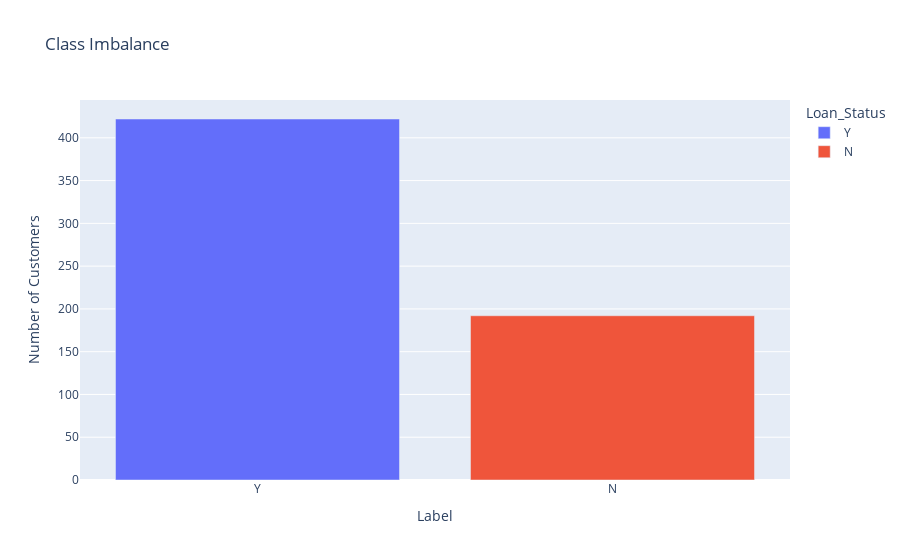

Notebook cell for this chart:
### Markdown cell above
### Univariate analysis

### Code cell
# Prepare data to display
labels = (
    df['Loan_Status']
    .astype('str')
    .str.replace('0','No', regex=True)
    .str.replace('1','Yes', regex=True)
    .value_counts()
)

# Create figure using Plotly
fig = px.bar(
    data_frame=labels, 
    x=labels.index, 
    y=labels.values, 
    title=f'Class Imbalance', 
    color=labels.index
)

# Add titles & Display figure
fig.update_layout(xaxis_title='Label', yaxis_title='Number of Customers')
fig.show()

### Figure 1 — Plotly figure (JSON) as saved in the notebook; plotly's stock layout.template omitted (floating-point values rounded to 4 significant figures)
{"data": [{"alignmentgroup": "True", "hovertemplate": "Loan_Status=%{x}<br>y=%{y}<extra></extra>", "legendgroup": "Y", "marker": {"color": "#636efa", "pattern": {"shape": ""}}, "name": "Y", "offsetgroup": "Y", "orientation": "v", "showlegend": true, "textposition": "auto", "type": "bar", "x": ["Y"], "xaxis": "x", "y": [422], "yaxis": "y"}, {"alignmentgroup": "True", "hovertemplate": "Loan_Status=%{x}<br>y=%{y}<extra></extra>", "legendgroup": "N", "marker": {"color": "#EF553B", "pattern": {"shape": ""}}, "name": "N", "offsetgroup": "N", "orientation": "v", "showlegend": true, "textposition": "auto", "type": "bar", "x": ["N"], "xaxis": "x", "y": [192], "yaxis": "y"}], "layout": {"barmode": "relative", "legend": {"title": {"text": "Loan_Status"}, "tracegroupgap": 0}, "title": {"text": "Class Imbalance"}, "xaxis": {"anchor": "y", "categoryarray": ["Y", "N"], "categoryorder": "array", "domain": [0, 1], "title": {"text": "Label"}}, "yaxis": {"anchor": "x", "domain": [0, 1], "title": {"text": "Number of Customers"}}}}
